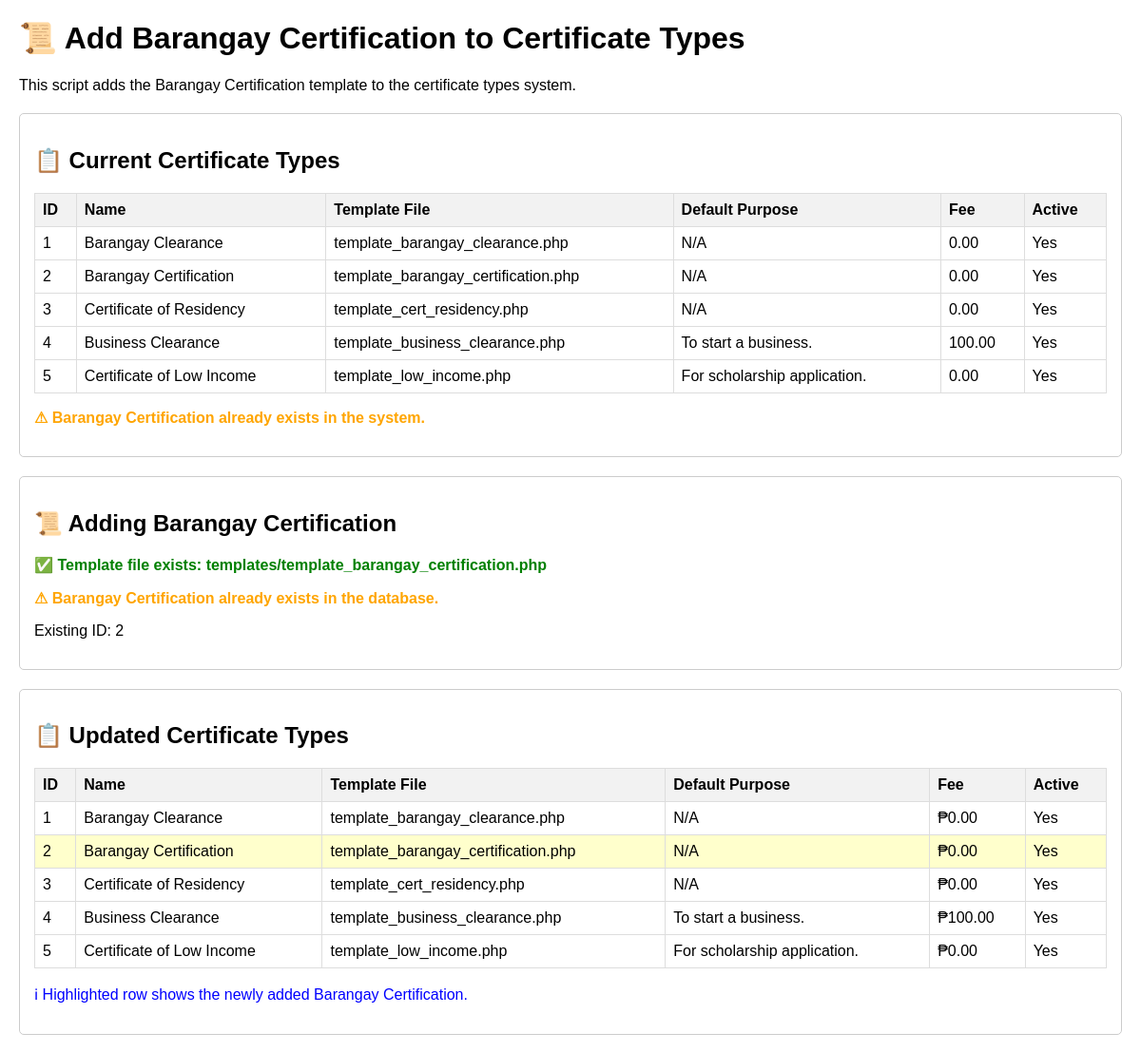
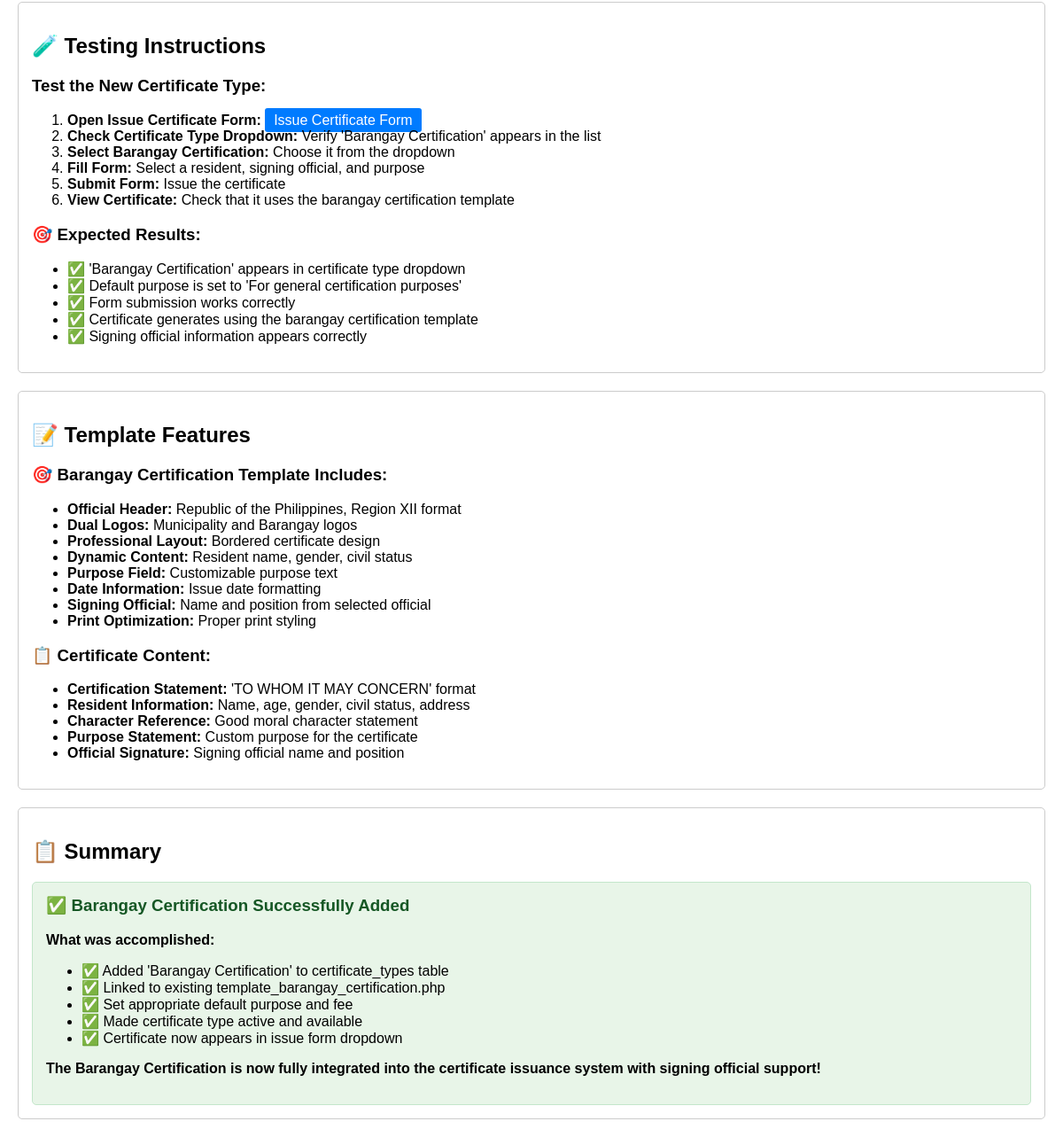
Screenshot of /add_barangay_certification.php with the database file from the repository (2 pictures, top to bottom).
### tables this page shows
CREATE TABLE `certificate_types` (
  `id` int(11) NOT NULL,
  `name` varchar(255) NOT NULL,
  `description` text DEFAULT NULL,
  `template_file` varchar(255) DEFAULT NULL,
  `default_purpose` text DEFAULT NULL,
  `default_fee` decimal(10,2) DEFAULT 0.00,
  `is_active` tinyint(1) NOT NULL DEFAULT 1
);

### add_barangay_certification.php (the view, shortened to what this page needs)
<?php
require_once 'config.php';
echo "<!DOCTYPE html>";
echo "<html><head><title>Add Barangay Certification</title>";
echo "<style>
    body { font-family: Arial, sans-serif; margin: 20px; }
    .success { color: green; font-weight: bold; }
    .error { color: red; font-weight: bold; }
    .warning { color: orange; font-weight: bold; }
    .info { color: blue; }
    .section { margin: 20px 0; padding: 15px; border: 1px solid #ccc; border-radius: 5px; }
    table { border-collapse: collapse; width: 100%; margin: 10px 0; }
    th, td { border: 1px solid #ddd; padding: 8px; text-align: left; }
    th { background-color: #f2f2f2; }
</style></head><body>";
echo "<h1>📜 Add Barangay Certification to Certificate Types</h1>";
echo "<p>This script adds the Barangay Certification template to the certificate types system.</p>";
echo "<div class='section'>";
echo "<h2>📋 Current Certificate Types</h2>";
$current_types_query = "SELECT id, name, template_file, default_purpose, default_fee, is_active FROM certificate_types ORDER BY id ASC";
$current_result = mysqli_query($link, $current_types_query);
if ($current_result) {
    echo "<table>";
    echo "<tr><th>ID</th><th>Name</th><th>Template File</th><th>Default Purpose</th><th>Fee</th><th>Active</th></tr>";
    $has_barangay_cert = false;
    while ($row = mysqli_fetch_assoc($current_result)) {
        if (stripos($row['name'], 'barangay certification') !== false) {
            $has_barangay_cert = true;
        }
        echo "<tr>";
        echo "<td>{$row['id']}</td>";
        echo "<td>" . htmlspecialchars($row['name']) . "</td>";
        echo "<td>" . htmlspecialchars($row['template_file'] ?: 'N/A') . "</td>";
        echo "<td>" . htmlspecialchars($row['default_purpose'] ?: 'N/A') . "</td>";
        echo "<td>" . htmlspecialchars($row['default_fee']) . "</td>";
        echo "<td>" . ($row['is_active'] ? 'Yes' : 'No') . "</td>";
        echo "</tr>";
    }
    echo "</table>";
    if ($has_barangay_cert) {
        echo "<p class='warning'>⚠ Barangay Certification already exists in the system.</p>";
    } else {
        echo "<p class='info'>ℹ Barangay Certification not found - will be added.</p>";
    }
} else {
    echo "<p class='error'>❌ Could not fetch certificate types: " . mysqli_error($link) . "</p>";
}
echo "</div>";
echo "<div class='section'>";
echo "<h2>📜 Adding Barangay Certification</h2>";
$template_file = 'templates/template_barangay_certification.php';
if (file_exists($template_file)) {
    echo "<p class='success'>✅ Template file exists: $template_file</p>";
} else {
    echo "<p class='error'>❌ Template file not found: $template_file</p>";
    echo "<p>Please ensure the template file exists before adding the certificate type.</p>";
    echo "</div></body></html>";
    exit;
}
$check_query = "SELECT id FROM certificate_types WHERE name = 'Barangay Certification'";
$check_result = mysqli_query($link, $check_query);
if ($check_result && mysqli_num_rows($check_result) > 0) {
    echo "<p class='warning'>⚠ Barangay Certification already exists in the database.</p>";
    $existing_row = mysqli_fetch_assoc($check_result);
    echo "<p>Existing ID: {$existing_row['id']}</p>";
}
echo "</div>";
echo "<div class='section'>";
echo "<h2>📋 Updated Certificate Types</h2>";
$updated_types_query = "SELECT id, name, template_file, default_purpose, default_fee, is_active FROM certificate_types ORDER BY id ASC";
$updated_result = mysqli_query($link, $updated_types_query);
if ($updated_result) {
    echo "<table>";
    echo "<tr><th>ID</th><th>Name</th><th>Template File</th><th>Default Purpose</th><th>Fee</th><th>Active</th></tr>";
    while ($row = mysqli_fetch_assoc($updated_result)) {
        $highlight = ($row['name'] === 'Barangay Certification') ? 'style="background-color: #ffffcc;"' : '';
        echo "<tr $highlight>";
        echo "<td>{$row['id']}</td>";
        echo "<td>" . htmlspecialchars($row['name']) . "</td>";
        echo "<td>" . htmlspecialchars($row['template_file'] ?: 'N/A') . "</td>";
        echo "<td>" . htmlspecialchars($row['default_purpose'] ?: 'N/A') . "</td>";
        echo "<td>₱" . number_format($row['default_fee'], 2) . "</td>";
        echo "<td>" . ($row['is_active'] ? 'Yes' : 'No') . "</td>";
        echo "</tr>";
    }
    echo "</table>";
    echo "<p class='info'>ℹ Highlighted row shows the newly added Barangay Certification.</p>";
} else {
    echo "<p class='error'>❌ Could not fetch updated certificate types.</p>";
}
echo "</div>";
echo "<div class='section'>";
echo "<h2>🧪 Testing Instructions</h2>";
echo "<h3>Test the New Certificate Type:</h3>";
echo "<ol>";
echo "<li><strong>Open Issue Certificate Form:</strong> <a href='issue_certificate_form.php' target='_blank' style='background: #007bff; color: white; padding: 5px 10px; text-decoration: none; border-radius: 3px;'>Issue Certificate Form</a></li>";
echo "<li><strong>Check Certificate Type Dropdown:</strong> Verify 'Barangay Certification' appears in the list</li>";
echo "<li><strong>Select Barangay Certification:</strong> Choose it from the dropdown</li>";
echo "<li><strong>Fill Form:</strong> Select a resident, signing official, and purpose</li>";
echo "<li><strong>Submit Form:</strong> Issue the certificate</li>";
echo "<li><strong>View Certificate:</strong> Check that it uses the barangay certification template</li>";
echo "</ol>";
echo "<h3>🎯 Expected Results:</h3>";
echo "<ul>";
echo "<li>✅ 'Barangay Certification' appears in certificate type dropdown</li>";
echo "<li>✅ Default purpose is set to 'For general certification purposes'</li>";
echo "<li>✅ Form submission works correctly</li>";
echo "<li>✅ Certificate generates using the barangay certification template</li>";
echo "<li>✅ Signing official information appears correctly</li>";
echo "</ul>";
echo "</div>";
echo "<div class='section'>";
echo "<h2>📝 Template Features</h2>";
echo "<h3>🎯 Barangay Certification Template Includes:</h3>";
echo "<ul>";
echo "<li><strong>Official Header:</strong> Republic of the Philippines, Region XII format</li>";
echo "<li><strong>Dual Logos:</strong> Municipality and Barangay logos</li>";
echo "<li><strong>Professional Layout:</strong> Bordered certificate design</li>";
echo "<li><strong>Dynamic Content:</strong> Resident name, gender, civil status</li>";
echo "<li><strong>Purpose Field:</strong> Customizable purpose text</li>";
echo "<li><strong>Date Information:</strong> Issue date formatting</li>";
echo "<li><strong>Signing Official:</strong> Name and position from selected official</li>";
echo "<li><strong>Print Optimization:</strong> Proper print styling</li>";
echo "</ul>";
echo "<h3>📋 Certificate Content:</h3>";
echo "<ul>";
echo "<li><strong>Certification Statement:</strong> 'TO WHOM IT MAY CONCERN' format</li>";
echo "<li><strong>Resident Information:</strong> Name, age, gender, civil status, address</li>";
echo "<li><strong>Character Reference:</strong> Good moral character statement</li>";
echo "<li><strong>Purpose Statement:</strong> Custom purpose for the certificate</li>";
echo "<li><strong>Official Signature:</strong> Signing official name and position</li>";
echo "</ul>";
echo "</div>";
echo "<div class='section'>";
echo "<h2>📋 Summary</h2>";
echo "<div style='background: #e8f5e8; padding: 15px; border-radius: 5px; border: 1px solid #c3e6cb;'>";
echo "<h3 style='color: #155724; margin-top: 0;'>✅ Barangay Certification Successfully Added</h3>";
echo "<p><strong>What was accomplished:</strong></p>";
echo "<ul>";
echo "<li>✅ Added 'Barangay Certification' to certificate_types table</li>";
echo "<li>✅ Linked to existing template_barangay_certification.php</li>";
echo "<li>✅ Set appropriate default purpose and fee</li>";
echo "<li>✅ Made certificate type active and available</li>";
echo "<li>✅ Certificate now appears in issue form dropdown</li>";
echo "</ul>";
echo "<p><strong>The Barangay Certification is now fully integrated into the certificate issuance system with signing official support!</strong></p>";
echo "</div>";
echo "</div>";
echo "</body></html>";
?>

### add_barangay_certification.php (style rules this page uses)
body { font-family: Arial, sans-serif; margin: 20px; }
.success { color: green; font-weight: bold; }
.warning { color: orange; font-weight: bold; }
.info { color: blue; }
.section { margin: 20px 0; padding: 15px; border: 1px solid #ccc; border-radius: 5px; }
table { border-collapse: collapse; width: 100%; margin: 10px 0; }
th, td { border: 1px solid #ddd; padding: 8px; text-align: left; }
th { background-color: #f2f2f2; }

### rows the page displays
certificate_types: id "1", name "Barangay Clearance", template_file "template_barangay_clearance.php", default_purpose "N/A", default_fee "0.00", is_active "Yes"
certificate_types: id "2", name "Barangay Certification", template_file "template_barangay_certification.php", default_purpose "N/A", default_fee "0.00", is_active "Yes"
certificate_types: id "3", name "Certificate of Residency", template_file "template_cert_residency.php", default_purpose "N/A", default_fee "0.00", is_active "Yes"
certificate_types: id "4", name "Business Clearance", template_file "template_business_clearance.php", default_purpose "To start a business.", default_fee "100.00", is_active "Yes"
certificate_types: id "5", name "Certificate of Low Income", template_file "template_low_income.php", default_purpose "For scholarship application.", default_fee "0.00", is_active "Yes"

### other values shown
$template_file "templates/template_barangay_certification.php"
